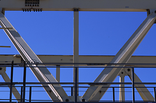
#> input picture exercise_1/data/gantrycrane.png, 156 x 103 px, shrunk from 400 x 264 before the run, found by its file name; its folder holds 5 pictures in this run
$ jupyter execute --allow-errors 04_edge_detection.ipynb   (shell and % lines are left out)
#> lines starting #> are read from the running program, lines starting #| are printed output that depends on the picture
# Edge Detection
In this exercise we will create a simple edge detector.

[cell 1]
import numpy as np
import matplotlib.pyplot as plt
import matplotlib.image as mpimg
import cv2
from scipy import ndimage

[cell 2]
# [5 lines left out: function convolve_with_two, not called in this run]

def imread_gray(filename):
    """Read grayscale image from our data directory."""
#> called with filename = 'gantrycrane.png'
    return cv2.imread(f'..\data\{filename}',
                      cv2.IMREAD_GRAYSCALE).astype(np.float32)
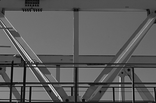
#> returned value: shape (103, 156) float32; min 0, max 250, mean 92.9

def plot_multiple(images, titles, colormap='gray',
                  max_columns=np.inf, imsize=4, share_axes=True):
    """Plot multiple images as subplots on a grid."""
#> called with colormap = 'gray', max_columns = inf, imsize = 4, share_axes = True
    assert len(images) == len(titles)
    n_images = len(images)
#> n_images = 1
    n_cols = min(max_columns, n_images)
#> n_cols = 1
    n_rows = int(np.ceil(n_images / n_cols))
#> n_rows = 1
    fig, axes = plt.subplots(
        n_rows, n_cols, figsize=(n_cols * imsize, n_rows * imsize),
        squeeze=False, sharex=share_axes, sharey=share_axes)

    axes = axes.flat
    # Hide subplots without content
    for ax in axes[n_images:]:
        ax.axis('off')
#> this loop made 0 passes

    if not isinstance(colormap, (list,tuple)):
        colormaps = [colormap]*n_images
#> colormaps = ['gray']
    else:
        colormaps = colormap

    for ax, image, title, cmap in zip(axes, images, titles, colormaps):
        ax.imshow(image, cmap=cmap)
        ax.set_title(title)
#> this loop made 1 pass

    fig.tight_layout()

## Some convenience functions.

[cell 3]
# From Question 2: Image Derivatives
# [20 lines left out: functions gauss_derivs, image_gradients_polar, not called in this run]

## Part a
Write a function ``get_edges`` that returns a binary image ``edge`` from an input image where the color of each pixel $p$ is selected as follows (for a given threshold ``theta``):

$$
p =
    \begin{cases}
        1, \text{ if }\left|\operatorname{grad}(\mathtt{img})\right|(p) \geq \theta\\
        0, \text{ else}
    \end{cases}
$$

[cell 4]
def get_edges(image, sigma, theta):
    # Your code here
    edge = image
    return edge

Experiment with the function ``get_edges`` on the example images.
Try to get good edge images for different values of ``sigma``.
What difficulties do you observe?
(Note: it may pay off to look at the magnitude of the image gradient in order to get a feeling for suitable values of ``theta``).

[cell 5]
image = imread_gray('gantrycrane.png')
plot_multiple([image], ['Image'])

[cell 6]
# Try to play these values
sigmas = [1, 2]
thetas = [1, 2, 5, 10, 20, 40, 60]

images = []
titles = []
for sigma in sigmas:
    for theta in thetas:
        edges = get_edges(image, sigma, theta)
        images.append(edges)
        titles.append(f'sigma={sigma}, theta={theta}')
#> after the loop, images = 14 items; titles = 14 items, first 6: 'sigma=1, theta=1', 'sigma=1, theta=2', 'sigma=1, theta=5', 'sigma=1, theta=10', 'sigma=1, theta=20', 'sigma=1, theta=40'

plot_multiple(images, titles, max_columns=7, imsize=2)
#> the loop in plot_multiple (call 2), `for ax, image, title, cmap in zip(axes, images, titles, colormaps):` made 14 passes
#> title on passes 1 to 12: 'sigma=1, theta=1', 'sigma=1, theta=2', 'sigma=1, theta=5', 'sigma=1, theta=10', 'sigma=1, theta=20', 'sigma=1, theta=40', 'sigma=1, theta=60', 'sigma=2, theta=1', 'sigma=2, theta=2', 'sigma=2, theta=5', 'sigma=2, theta=10', 'sigma=2, theta=20'

**What difficulties do you observe? Type your answer here:**

----

## Part b
Using the above function, returned edges are still several pixels wide.
In practice, this is often not desired.
Create a function ``get_edges_with_nms`` that extends ``get_edges`` by using the following function to suppress non-maximum points along the gradient direction.

[cell 7]
# [24 lines left out: function nms_for_canny, not called in this run]

OpenCV already provides built-in function that implements the Canny edge detector.
https://opencv-python-tutroals.readthedocs.io/en/latest/py_tutorials/py_imgproc/py_canny/py_canny.html
Try ``cv2.Canny`` on the provided example images and compare the results to those of your implementation.
Note: the implementation of ``cv2.Canny`` does not include bluring the image as we did.
So apply ``cv2.GaussianBlur`` on the image, before passing to ``cv2.Canny``.
What do you observe?

Note that this simplified code does not interpolate between the neighboring pixel values in order to look up the real magnitude samples along the gradient direction.
This interpolation is crucial to obtain the necessary robustness for an actual implementation.
Here it was left out for better readability, since the interpolation involves some extra effort in order to deal with all special cases (e.g. exactly horizontal or vertical gradients).
If you feel motivated, you can try to add this step to make the function more robust.

Another problem is that suitable values for ``theta`` may vary substantially between images.
Extend the function ``get_edges_with_nms`` such that the threshold $\theta \in [0,1]$ is defined relative to the maximal gradient magnitude value in the image.

[cell 8]
def get_edges_with_nms(image, sigma, theta):
    # Your code here
    edge = image
    return edge

Try your function on the given example images and describe your results.

[cell 9]
edges1 = get_edges(image, sigma=2, theta=5)
edges2 = get_edges_with_nms(image, sigma=2, theta=0.17) # 0.17 corresponds to an absolute threshold of 5

plot_multiple([edges1, edges2],
              ['get_edges', 'get_edges_with_nms'], imsize=6)
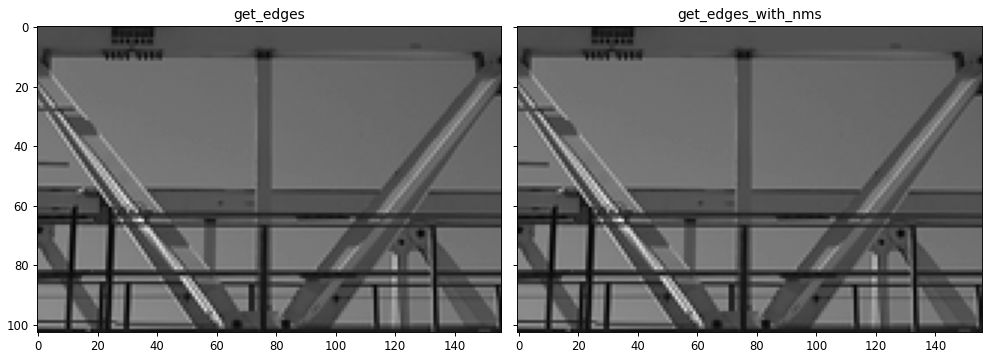
#> figure drawn by matplotlib, 2 panels

**Describe your results here:**

----

## Part c
The function ``get_edges`` you implemented is a simplified version of the Canny edge detection pipeline.
The main step that is still missing is the edge following with hysteresis thresholding.
The idea here is that instead of applying a single threshold over the entire image, the edge detector works with two different thresholds ``theta_high`` and ``theta_low``.
It starts with an edge pixel with a value above ``theta_high`` and then follows the contour in the direction orthogonal to the gradient until the pixel value falls below ``theta_low``.
Each pixel visited along the way is labeled as an edge.
The procedure is repeated until no further pixel above ``theta_high`` remains.

Try writing a function ``my_canny`` that implements this procedure.
Don't worry about efficiency for the moment.
The following hints may help you:
- You can create a boolean array ``visited`` for already visited and yet-to-visit image pixels. Since we are not interested in pixels below the low threshold you can mark them as visited. In another boolean array you can flag the pixels that serve as starting points for line following.
- You can also avoid having to deal with special cases along the image borders by creating a 1-pixel boundary where the ``visited`` flag is set to ``true``.
- The actual edge following part is most easily implemented as a recursive procedure. In most cases, you will have the option to choose between several possible continuation points. Again, the easiest way is to try all of them in sequence (or even all 8 neighbors) and let the recursive procedure (together with the ``visited`` flags) do the rest.

[cell 10]
def my_canny(image, sigma, theta_low, theta_high):
    # Output image
#> called with sigma = 2, theta_low = 0.1, theta_high = 0.3
    visited = np.zeros_like(image).astype('bool')
    image_out = np.zeros_like(image)
    theta_high = theta_high * 255
    theta_low = theta_low * 255
    im_h, im_w = image.shape
#> im_h = 103; im_w = 156

    im = np.zeros((im_h + 2, im_w + 2))
    im[1:im_h + 1, 1:im_w + 1] = image
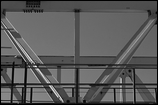
#> im: shape (105, 158) float64; min 0, max 250, mean 89.9
    image = im

    visited = np.where(image < theta_low, True, False)
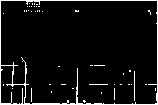
#> visited: shape (105, 158) bool; 6.2% white in thin lines or dots

    def follow_edge(x, y):
        if visited[y, x]:
            return

        visited[y, x] = True
        image_out[y, x] = 255

        # Pre-define pixel index offset along different orientation
        offsets_x = [-1, -1, 0, 1, 1, 1, 0, -1]
        offsets_y = [0, -1, -1, -1, 0, 1, 1, 1]

        for ox, oy in zip(offsets_x, offsets_y):
            # Note: `visited` is already False for points
            # below the low threshold.
            if not visited[y + 1 + oy, x + 1 + ox] and image[y + oy, x + ox] >= theta_low:
                follow_edge(x + ox, y + oy)

    # Your code here
    for i in range(im_h):
        for j in range(im_w):
            if image[i,j] >= theta_high and not visited[i,j]:
                follow_edge(j, i)

    return image_out
